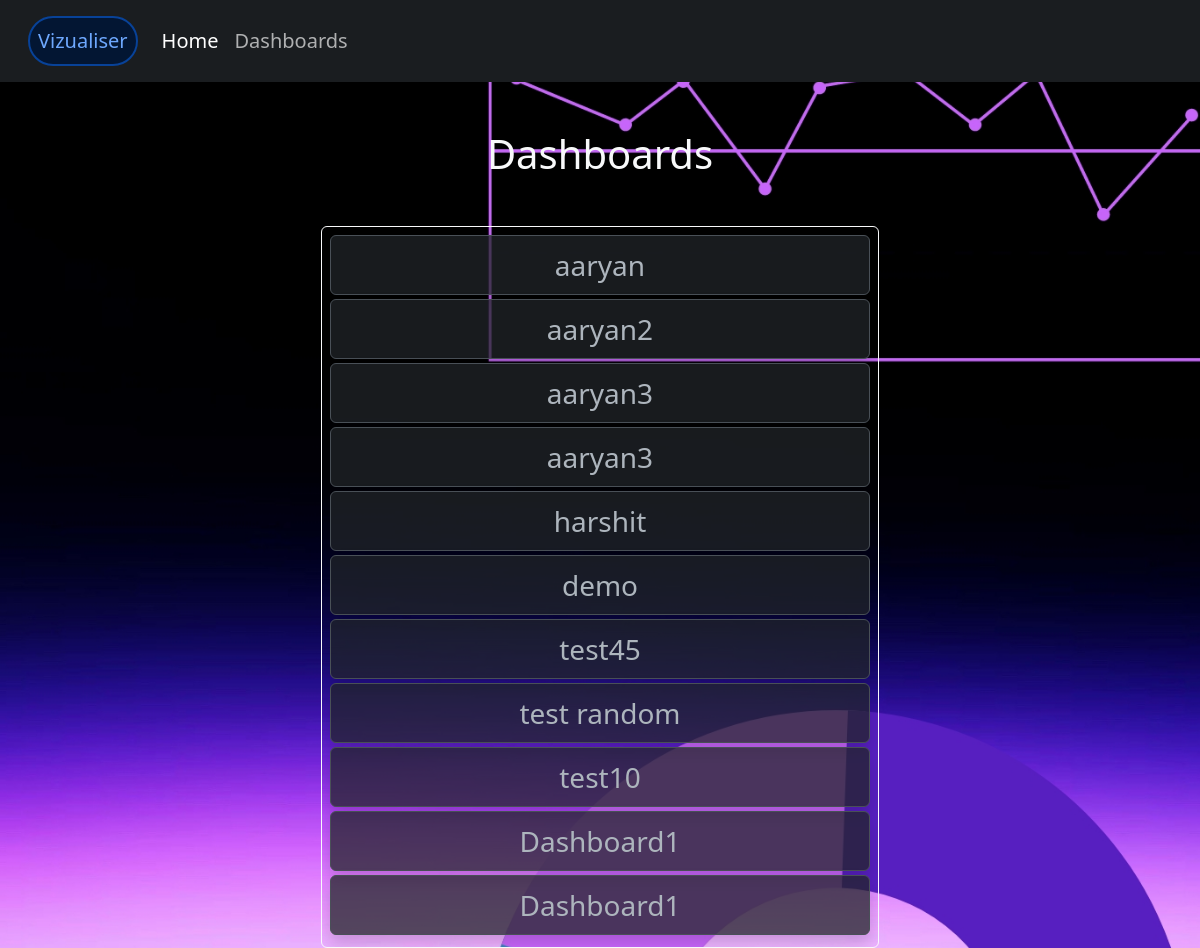
Screenshot of /dashboards with the database file from the repository.
### models.py (models this page shows, shortened)
class Dashboard(db.Model):
    id = db.Column(db.Integer, primary_key=True)
    name = db.Column(db.String, nullable=False)
    file_name = db.Column(db.String , nullable = False)

### app.py (the view)
@app.route('/dashboards', methods=['GET', 'POST'])
def all_dashboards():
    dsbs = Dashboard.query.all()
    return render_template('dashboards.html', dashboards=dsbs)

### templates/dashboards.html (shortened to what this page needs)
{% extends 'base.html' %}
{% block body %}
  <div class="container d-flex flex-column justify-content-center align-items-center">
    <h1 class="my-5">Dashboards</h1>
    <div class="w-50">
      <ul class="list-group g-1 border border-light overflow-auto p-2">
      {% for d in dashboards %}
        <a href="/dashboard/{{d.name}}" class="text-decoration-none text-white mb-1"><li class="list-group-item bg-dark shadow p-2 rounded text-center fs-3 bg-opacity-75">
          {{d.name}}
        </li></a>
      {% endfor %}
    </ul>
    </div>
  </div>
{% endblock %}

### templates/base.html (shortened to what this page needs)
<!DOCTYPE html>
<html lang="en">
<head>
    <link href="https://cdn.jsdelivr.net/npm/bootstrap@5.3.0/dist/css/bootstrap.min.css" rel="stylesheet">
    <link rel="stylesheet" href="https://cdn.jsdelivr.net/npm/bootstrap-icons@1.3.0/font/bootstrap-icons.css">
    <link rel="stylesheet" href="{{url_for('static', filename='css/main.css')}}">
</head>
<body data-bs-theme="dark" class="text-light-emphasis">
    <nav class="navbar navbar-expand-lg bg-body-tertiary bg-dark-subtle fs-5 p-3 sticky-top">
      <div class="container-fluid">
        <a class="navbar-brand border bg-primary-subtle text-primary-emphasis border-primary-subtle border-2 rounded-pill p-2" href="/">Vizualiser</a>
        <div class="collapse navbar-collapse" id="navbarNavDropdown">
          <ul class="navbar-nav">
            <li class="nav-item">
              <a class="nav-link active" aria-current="page" href="/">Home</a>
            </li>
            <li class="nav-item">
              <a class="nav-link" href="/dashboards">Dashboards</a>
            </li>
          </ul>
        </div>
      </div>
    </nav>
    {% block body %}{% endblock %}
</body>
</html>

### static/css/main.css (style rules this page uses)
body { background-image: url('../img/background3.jpg'); background-attachment: fixed; background-size: cover; }

### rows the page displays
Dashboard: name "aaryan"
Dashboard: name "aaryan2"
Dashboard: name "aaryan3"
Dashboard: name "aaryan3"
Dashboard: name "harshit"
Dashboard: name "demo"
Dashboard: name "test45"
Dashboard: name "test random"
Dashboard: name "test10"
Dashboard: name "Dashboard1"
Dashboard: name "Dashboard1"
